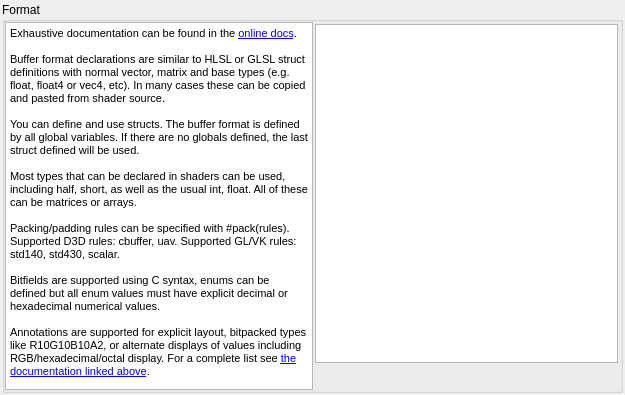
<?xml version="1.0" encoding="UTF-8"?>
<ui version="4.0">
 <class>BufferFormatSpecifier</class>
 <widget class="QWidget" name="BufferFormatSpecifier">
  <property name="geometry">
   <rect>
    <x>0</x>
    <y>0</y>
    <width>625</width>
    <height>395</height>
   </rect>
  </property>
  <property name="windowTitle">
   <string>Buffer Format</string>
  </property>
  <layout class="QGridLayout" name="gridLayout">
   <property name="leftMargin">
    <number>2</number>
   </property>
   <property name="topMargin">
    <number>2</number>
   </property>
   <property name="rightMargin">
    <number>2</number>
   </property>
   <property name="bottomMargin">
    <number>2</number>
   </property>
   <property name="horizontalSpacing">
    <number>0</number>
   </property>
   <item row="0" column="0" colspan="2">
    <widget class="QGroupBox" name="formatGroup">
     <property name="sizePolicy">
      <sizepolicy hsizetype="Expanding" vsizetype="Expanding">
       <horstretch>0</horstretch>
       <verstretch>0</verstretch>
      </sizepolicy>
     </property>
     <property name="title">
      <string>Format</string>
     </property>
     <layout class="QHBoxLayout" name="horizontalLayout_2">
      <property name="spacing">
       <number>0</number>
      </property>
      <property name="leftMargin">
       <number>0</number>
      </property>
      <property name="topMargin">
       <number>0</number>
      </property>
      <property name="rightMargin">
       <number>0</number>
      </property>
      <property name="bottomMargin">
       <number>0</number>
      </property>
      <item>
       <widget class="QTextBrowser" name="helpText">
        <property name="html">
         <string>&lt;!DOCTYPE HTML PUBLIC &quot;-//W3C//DTD HTML 4.0//EN&quot; &quot;http://www.w3.org/TR/REC-html40/strict.dtd&quot;&gt;
&lt;html&gt;&lt;head&gt;&lt;meta name=&quot;qrichtext&quot; content=&quot;1&quot; /&gt;&lt;style type=&quot;text/css&quot;&gt;
p, li { white-space: pre-wrap; }
&lt;/style&gt;&lt;/head&gt;&lt;body style=&quot; font-family:'MS Shell Dlg 2'; font-size:8.25pt; font-weight:400; font-style:normal;&quot;&gt;
&lt;p style=&quot; margin-top:0px; margin-bottom:0px; margin-left:0px; margin-right:0px; -qt-block-indent:0; text-indent:0px;&quot;&gt;&lt;span style=&quot; font-size:8pt;&quot;&gt;Exhaustive documentation can be found in the &lt;/span&gt;&lt;a href=&quot;$$_RDOC_DOCS_$$/how/how_buffer_format.html&quot;&gt;&lt;span style=&quot; font-size:8pt; text-decoration: underline; color:#0000ff;&quot;&gt;online docs&lt;/span&gt;&lt;/a&gt;&lt;span style=&quot; font-size:8pt;&quot;&gt;.&lt;/span&gt;&lt;/p&gt;
&lt;p style=&quot;-qt-paragraph-type:empty; margin-top:0px; margin-bottom:0px; margin-left:0px; margin-right:0px; -qt-block-indent:0; text-indent:0px; font-size:8pt;&quot;&gt;&lt;br /&gt;&lt;/p&gt;
&lt;p style=&quot; margin-top:0px; margin-bottom:0px; margin-left:0px; margin-right:0px; -qt-block-indent:0; text-indent:0px;&quot;&gt;&lt;span style=&quot; font-size:8pt;&quot;&gt;Buffer format declarations are similar to HLSL or GLSL struct definitions with normal vector, matrix and base types (e.g. &lt;/span&gt;&lt;span style=&quot; font-family:'Courier New'; font-size:8pt;&quot;&gt;float&lt;/span&gt;&lt;span style=&quot; font-size:8pt;&quot;&gt;, &lt;/span&gt;&lt;span style=&quot; font-family:'Courier New'; font-size:8pt;&quot;&gt;float4&lt;/span&gt;&lt;span style=&quot; font-size:8pt;&quot;&gt; or &lt;/span&gt;&lt;span style=&quot; font-family:'Courier New'; font-size:8pt;&quot;&gt;vec4&lt;/span&gt;&lt;span style=&quot; font-size:8pt;&quot;&gt;, etc). In many cases these can be copied and pasted from shader source.&lt;/span&gt;&lt;/p&gt;
&lt;p style=&quot;-qt-paragraph-type:empty; margin-top:0px; margin-bottom:0px; margin-left:0px; margin-right:0px; -qt-block-indent:0; text-indent:0px; font-size:8pt;&quot;&gt;&lt;br /&gt;&lt;/p&gt;
&lt;p style=&quot; margin-top:0px; margin-bottom:0px; margin-left:0px; margin-right:0px; -qt-block-indent:0; text-indent:0px;&quot;&gt;&lt;span style=&quot; font-size:8pt;&quot;&gt;You can define and use structs. The buffer format is defined by all global variables. If there are no globals defined, the last struct defined will be used.&lt;/span&gt;&lt;/p&gt;
&lt;p style=&quot;-qt-paragraph-type:empty; margin-top:0px; margin-bottom:0px; margin-left:0px; margin-right:0px; -qt-block-indent:0; text-indent:0px; font-size:8pt;&quot;&gt;&lt;br /&gt;&lt;/p&gt;
&lt;p style=&quot; margin-top:0px; margin-bottom:0px; margin-left:0px; margin-right:0px; -qt-block-indent:0; text-indent:0px;&quot;&gt;&lt;span style=&quot; font-size:8pt;&quot;&gt;Most types that can be declared in shaders can be used, including half, short, as well as the usual int, float. All of these can be matrices or arrays.&lt;/span&gt;&lt;/p&gt;
&lt;p style=&quot;-qt-paragraph-type:empty; margin-top:0px; margin-bottom:0px; margin-left:0px; margin-right:0px; -qt-block-indent:0; text-indent:0px; font-size:8pt;&quot;&gt;&lt;br /&gt;&lt;/p&gt;
&lt;p style=&quot; margin-top:0px; margin-bottom:0px; margin-left:0px; margin-right:0px; -qt-block-indent:0; text-indent:0px;&quot;&gt;&lt;span style=&quot; font-size:8pt;&quot;&gt;Packing/padding rules can be specified with &lt;/span&gt;&lt;span style=&quot; font-family:'Courier New'; font-size:8pt;&quot;&gt;#pack(rules)&lt;/span&gt;&lt;span style=&quot; font-size:8pt;&quot;&gt;. Supported D3D rules: &lt;/span&gt;&lt;span style=&quot; font-family:'Courier New'; font-size:8pt;&quot;&gt;cbuffer&lt;/span&gt;&lt;span style=&quot; font-size:8pt;&quot;&gt;, &lt;/span&gt;&lt;span style=&quot; font-family:'Courier New'; font-size:8pt;&quot;&gt;uav&lt;/span&gt;&lt;span style=&quot; font-size:8pt;&quot;&gt;. Supported GL/VK rules: &lt;/span&gt;&lt;span style=&quot; font-family:'Courier New'; font-size:8pt;&quot;&gt;std140&lt;/span&gt;&lt;span style=&quot; font-size:8pt;&quot;&gt;, &lt;/span&gt;&lt;span style=&quot; font-family:'Courier New'; font-size:8pt;&quot;&gt;std430&lt;/span&gt;&lt;span style=&quot; font-size:8pt;&quot;&gt;, &lt;/span&gt;&lt;span style=&quot; font-family:'Courier New'; font-size:8pt;&quot;&gt;scalar&lt;/span&gt;&lt;span style=&quot; font-size:8pt;&quot;&gt;.&lt;/span&gt;&lt;/p&gt;
&lt;p style=&quot;-qt-paragraph-type:empty; margin-top:0px; margin-bottom:0px; margin-left:0px; margin-right:0px; -qt-block-indent:0; text-indent:0px; font-size:8pt;&quot;&gt;&lt;br /&gt;&lt;/p&gt;
&lt;p style=&quot; margin-top:0px; margin-bottom:0px; margin-left:0px; margin-right:0px; -qt-block-indent:0; text-indent:0px;&quot;&gt;&lt;span style=&quot; font-size:8pt;&quot;&gt;Bitfields are supported using C syntax, enums can be defined but all enum values must have explicit decimal or hexadecimal numerical values.&lt;/span&gt;&lt;/p&gt;
&lt;p style=&quot;-qt-paragraph-type:empty; margin-top:0px; margin-bottom:0px; margin-left:0px; margin-right:0px; -qt-block-indent:0; text-indent:0px; font-size:8pt;&quot;&gt;&lt;br /&gt;&lt;/p&gt;
&lt;p style=&quot; margin-top:0px; margin-bottom:0px; margin-left:0px; margin-right:0px; -qt-block-indent:0; text-indent:0px;&quot;&gt;&lt;span style=&quot; font-size:8pt;&quot;&gt;Annotations are supported for explicit layout, bitpacked types like R10G10B10A2, or alternate displays of values including RGB/hexadecimal/octal display. For a complete list see &lt;/span&gt;&lt;a href=&quot;$$_RDOC_DOCS_$$/how/how_buffer_format.html&quot;&gt;&lt;span style=&quot; font-size:8pt; text-decoration: underline; color:#0000ff;&quot;&gt;the documentation linked above&lt;/span&gt;&lt;/a&gt;&lt;span style=&quot; font-size:8pt;&quot;&gt;.&lt;/span&gt;&lt;/p&gt;&lt;/body&gt;&lt;/html&gt;</string>
        </property>
        <property name="textInteractionFlags">
         <set>Qt::TextSelectableByKeyboard|Qt::TextSelectableByMouse|Qt::LinksAccessibleByMouse|Qt::LinksAccessibleByKeyboard</set>
        </property>
        <property name="openExternalLinks">
         <bool>true</bool>
        </property>
       </widget>
      </item>
      <item>
       <widget class="QWidget" name="savedContainer" native="true">
        <layout class="QVBoxLayout" name="verticalLayout">
         <property name="spacing">
          <number>2</number>
         </property>
         <property name="leftMargin">
          <number>2</number>
         </property>
         <property name="topMargin">
          <number>2</number>
         </property>
         <property name="rightMargin">
          <number>2</number>
         </property>
         <property name="bottomMargin">
          <number>2</number>
         </property>
         <item>
          <widget class="RDTreeWidget" name="savedList">
           <property name="horizontalScrollBarPolicy">
            <enum>Qt::ScrollBarAlwaysOff</enum>
           </property>
           <property name="sizeAdjustPolicy">
            <enum>QAbstractScrollArea::AdjustIgnored</enum>
           </property>
           <property name="editTriggers">
            <set>QAbstractItemView::AnyKeyPressed|QAbstractItemView::DoubleClicked|QAbstractItemView::EditKeyPressed|QAbstractItemView::SelectedClicked</set>
           </property>
           <property name="showDropIndicator" stdset="0">
            <bool>false</bool>
           </property>
           <property name="selectionMode">
            <enum>QAbstractItemView::SingleSelection</enum>
           </property>
           <property name="selectionBehavior">
            <enum>QAbstractItemView::SelectRows</enum>
           </property>
           <property name="indentation">
            <number>0</number>
           </property>
           <property name="rootIsDecorated">
            <bool>false</bool>
           </property>
           <property name="itemsExpandable">
            <bool>false</bool>
           </property>
          </widget>
         </item>
         <item>
          <layout class="QHBoxLayout" name="horizontalLayout_3">
           <property name="spacing">
            <number>2</number>
           </property>
           <property name="topMargin">
            <number>0</number>
           </property>
           <item>
            <widget class="QToolButton" name="showHelp">
             <property name="toolTip">
              <string>Show buffer definition help</string>
             </property>
             <property name="icon">
              <iconset resource="../Resources/resources.qrc">
               <normaloff>:/help.png</normaloff>:/help.png</iconset>
             </property>
             <property name="checkable">
              <bool>true</bool>
             </property>
             <property name="autoRaise">
              <bool>true</bool>
             </property>
            </widget>
           </item>
           <item>
            <spacer name="horizontalSpacer_2">
             <property name="orientation">
              <enum>Qt::Horizontal</enum>
             </property>
             <property name="sizeType">
              <enum>QSizePolicy::Expanding</enum>
             </property>
             <property name="sizeHint" stdset="0">
              <size>
               <width>0</width>
               <height>0</height>
              </size>
             </property>
            </spacer>
           </item>
           <item>
            <widget class="QToolButton" name="delDef">
             <property name="toolTip">
              <string>Delete selected structure definition</string>
             </property>
             <property name="icon">
              <iconset resource="../Resources/resources.qrc">
               <normaloff>:/del.png</normaloff>:/del.png</iconset>
             </property>
             <property name="autoRaise">
              <bool>true</bool>
             </property>
            </widget>
           </item>
           <item>
            <widget class="QToolButton" name="saveDef">
             <property name="toolTip">
              <string>Update selected with current structure definition</string>
             </property>
             <property name="icon">
              <iconset resource="../Resources/resources.qrc">
               <normaloff>:/save.png</normaloff>:/save.png</iconset>
             </property>
             <property name="autoRaise">
              <bool>true</bool>
             </property>
            </widget>
           </item>
           <item>
            <widget class="QToolButton" name="loadDef">
             <property name="toolTip">
              <string>Load selected structure definition</string>
             </property>
             <property name="icon">
              <iconset resource="../Resources/resources.qrc">
               <normaloff>:/action_hover.png</normaloff>:/action_hover.png</iconset>
             </property>
             <property name="autoRaise">
              <bool>true</bool>
             </property>
            </widget>
           </item>
          </layout>
         </item>
        </layout>
       </widget>
      </item>
     </layout>
    </widget>
   </item>
  </layout>
 </widget>
 <customwidgets>
  <customwidget>
   <class>RDTreeWidget</class>
   <extends>QTreeView</extends>
   <header>Widgets/Extended/RDTreeWidget.h</header>
  </customwidget>
 </customwidgets>
 <resources>
  <include location="../Resources/resources.qrc"/>
 </resources>
 <connections/>
</ui>
